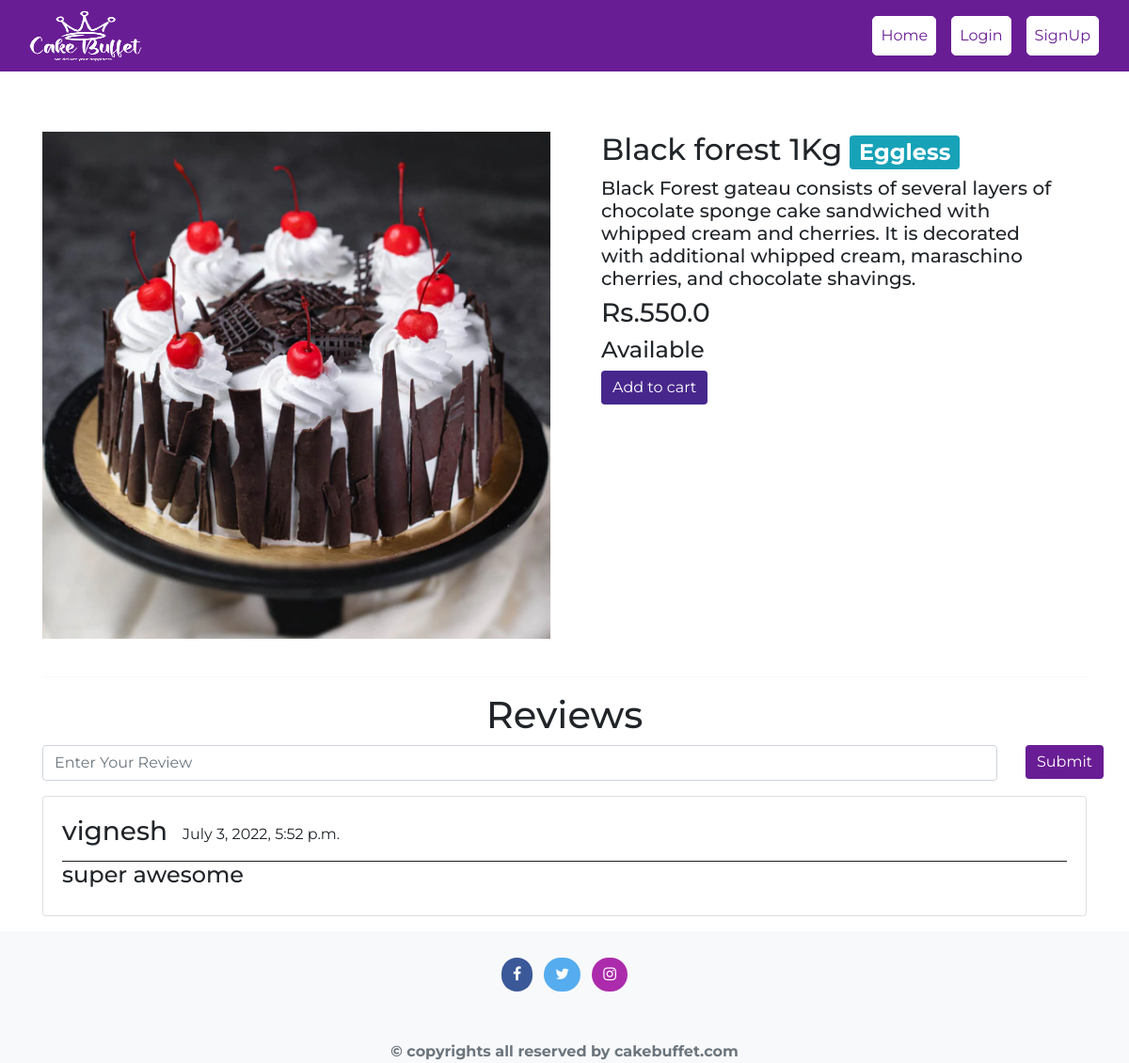
Screenshot of /dishes/black-forest-one with the database file from the repository.
### main/models.py (models this page shows, shortened)
class Item(models.Model):
    LABELS = (
        ('Premium', 'Premium'),
        ('Eggless', 'Eggless'),
        ('Normal', 'Normal'),
    )
    LABEL_COLOUR = (
        ('danger', 'danger'),
        ('success', 'success'),
        ('primary', 'primary'),
        ('info', 'info'),
        ('warning', 'warning'),
    )
    title = models.CharField(max_length=150)
    description = models.CharField(max_length=250,blank=True)
    price = models.FloatField()
    pieces = models.IntegerField(default=1)
    instructions = models.CharField(max_length=250,default="Available")
    image = models.ImageField(upload_to='images/')
    labels = models.CharField(max_length=25, choices=LABELS, blank=True)
    label_colour = models.CharField(max_length=15, choices=LABEL_COLOUR, blank=True)
    slug = models.SlugField(default="cakes")
    created_by = models.ForeignKey(Customer, on_delete=models.CASCADE)
    class Meta:
        verbose_name = 'Cake'
        verbose_name_plural = 'Cakes'

class Reviews(models.Model):
    user = models.ForeignKey(Customer, on_delete = models.CASCADE)
    item = models.ForeignKey(Item, on_delete = models.CASCADE)
    rslug = models.SlugField()
    review = models.TextField()
    posted_on = models.DateTimeField(default=timezone.now)
    class Meta:
        verbose_name = 'Review'
        verbose_name_plural = 'Reviews'

### users/models.py (models this page shows)
class Customer(AbstractUser):
    phone_number = models.CharField(max_length=10,blank=True)
    Address = models.CharField(max_length=400,blank=True)

### main/views.py (the view)
# urls.py: path('dishes/<slug>', views.menuDetail, name='dishes'),
def menuDetail(request, slug):
    item = Item.objects.filter(slug=slug).first()
    reviews = Reviews.objects.filter(rslug=slug).order_by('-id')
    context = {
        'item' : item,
        'reviews':reviews,
    }
    return render(request, 'dishes.html', context)

### main/templates/dishes.html (shortened to what this page needs)
{% extends "base.html" %}
{% block content %}
<div class="dishes">
  <main class="mt-3 pt-4 main">
    <div class="container dark-grey-text">
      <div class="row wow fadeIn">
        <div class="col-md-6 mb-4">
          <img src="{{ item.image.url }}" class="img-fluid mt-4" alt="">
        </div>
        <div class="col-md-6 mb-4 information">
          <div class="p-4 content">
            <div class="mt-0">
                <h2>{{ item.title }}<span class="badge badge-{{ item.label_colour }} ml-2">{{ item.labels }}</span></h2>
            </div>
            <div class="lead">
              {% if item.description %}
              <h5>{{ item.description }}</h5>
              {% endif %}
              <h3>Rs.{{ item.price }}</h3>
              <h4>{{ item.instructions }}</h4>
            </div>
            <a href="{% url 'main:add-to-cart' item.slug %}" style="background-color:#47278c;border-style: none;"class="btn btn-success btn-md my-0 p">Add to cart</a>
          </div>
        </div>
      </div>
      <hr>
    </div>
  </main>
  <div class="container">
    <h1 class="text-center">Reviews</h1>
    <form action="{% url 'main:cake_reviews' %}" method="POST" class="mb-3">
      <div class="row">
        <div class="col-sm-11">
          <input type="text" name="review" class="form-control" placeholder="Enter Your Review">
        </div>
        <div class="col-sm-1">
          <button type="submit" style="background-color: #691d94;border-style: none;"class="btn btn-primary">Submit</button>
        </div>
      </div>
    </form>
    {% for review in reviews %}
      <div class="main-reviews card mb-3">
        <div class="card-body">
          <div class="user_details" style="display: flex; border-bottom: 1px solid rgb(31, 30, 30);">
            <h3 class="mr-3">{{ review.user.username }} </h3>
            <p class="mt-2">{{ review.posted_on }}</p>
          </div>
            <h4>{{ review.review }}</h4>
        </div>
      </div>
    {% endfor %}
  </div>
</div>
{% endblock content %}

### main/templates/base.html (style rules this page uses)
body { font-family: 'Montserrat',sans-serif; }

### rows the page displays
Item: image (picture), title "Black forest 1Kg", labels "Eggless", description "Black Forest gateau consists of several layers of chocolate sponge cake sandwiched with whipped cream and cherries. It is decorated with additional whipped cream, maraschino cherries, and chocolate shavings.", price "550.0", instructions "Available"
Reviews: user.username "vignesh", posted_on "July 3, 2022, 5:52 p.m.", review "super awesome"
